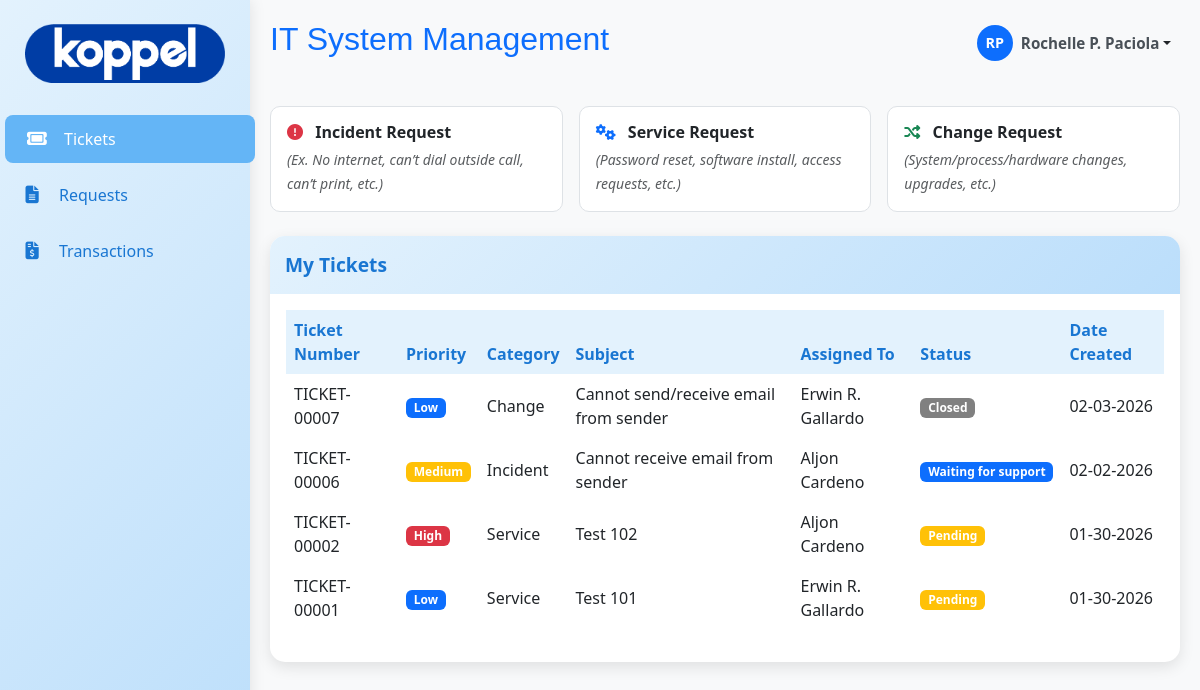
Page /user/ticket/tickets.php (signed in) on the earlier database version.
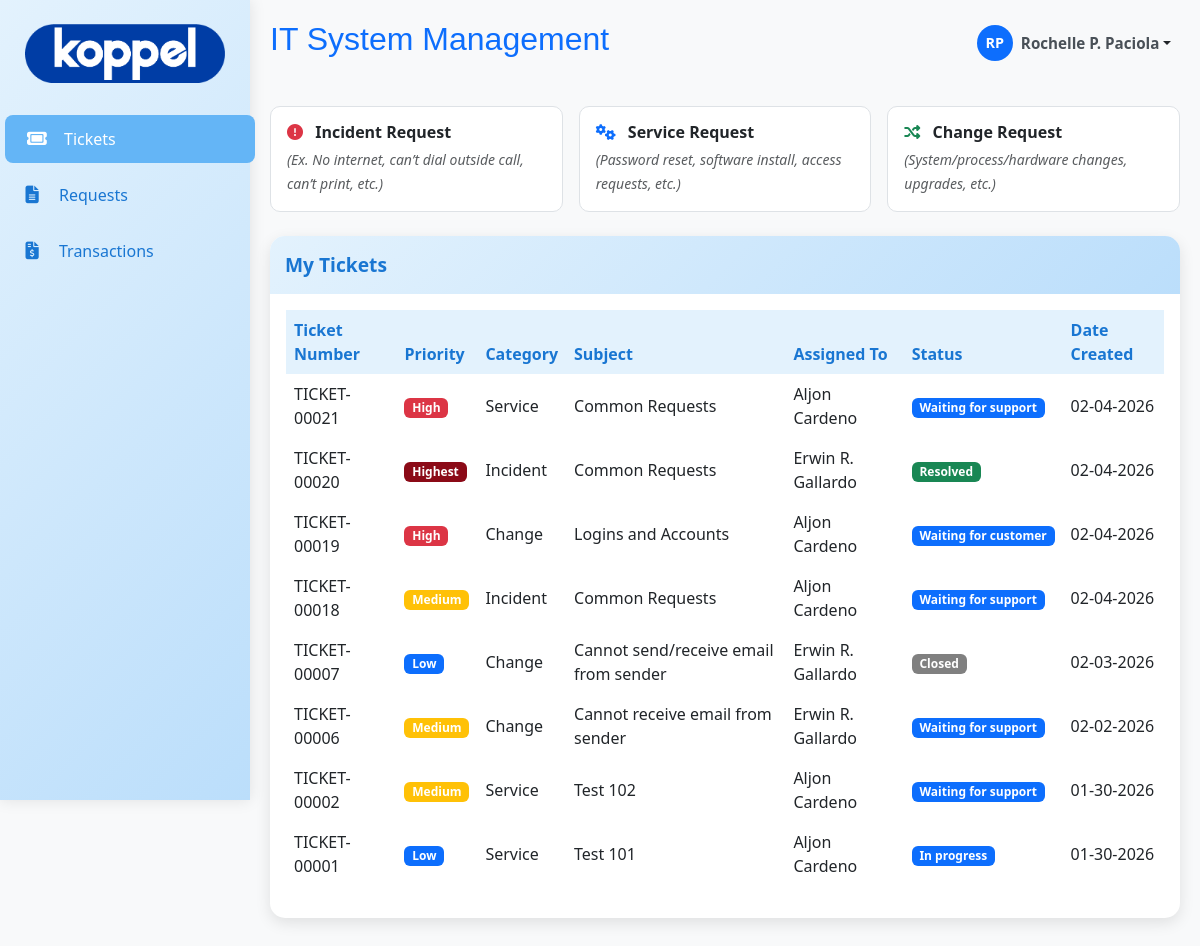
Same page on the later database version.
### tables this page shows
CREATE TABLE `ticket_tb` (
  `ticket_id` int(11) NOT NULL,
  `ticket_number` varchar(20) DEFAULT NULL,
  `user_id` int(11) DEFAULT NULL,
  `fullname` varchar(100) DEFAULT NULL,
  `email` varchar(100) DEFAULT NULL,
  `company` varchar(100) DEFAULT NULL,
  `department` varchar(100) DEFAULT NULL,
  `priority` varchar(50) NOT NULL,
  `urgency` varchar(50) NOT NULL,
  `impact` varchar(70) NOT NULL,
  `ticket_category` varchar(20) DEFAULT NULL,
  `subject` varchar(255) DEFAULT NULL,
  `subject_details` varchar(200) DEFAULT NULL,
  `issue` text DEFAULT NULL,
  `status` varchar(20) DEFAULT 'open',
  `date_created` timestamp NOT NULL DEFAULT current_timestamp(),
  `assigned_to` int(11) NOT NULL
);

CREATE TABLE `user_tb` (
  `user_id` int(11) NOT NULL,
  `emp_id` varchar(50) NOT NULL,
  `fullname` varchar(150) NOT NULL,
  `position` varchar(100) NOT NULL,
  `email` varchar(150) DEFAULT NULL,
  `department` varchar(100) DEFAULT NULL,
  `company` varchar(50) NOT NULL,
  `area` varchar(150) NOT NULL,
  `user_type` varchar(30) NOT NULL,
  `date_hired` timestamp NOT NULL DEFAULT current_timestamp() ON UPDATE current_timestamp(),
  `date_resigned` varchar(100) DEFAULT NULL,
  `created_at` timestamp NOT NULL DEFAULT current_timestamp(),
  `password` varchar(255) DEFAULT NULL,
  `is_active` tinyint(1) NOT NULL DEFAULT 1
);

### user/ticket/tickets.php (the view, shortened to what this page needs)
<?php
include '../db/db.php';
$user_id = $_SESSION['user_id'];
$sql = "
SELECT
    t.*,
    u.fullname AS assigned_admin
FROM ticket_tb t
LEFT JOIN user_tb u
    ON t.assigned_to = u.user_id
    AND u.user_type = 'admin'
WHERE t.user_id = ?
ORDER BY t.ticket_id DESC
";
$stmt = $conn->prepare($sql);
$stmt->bind_param("i", $user_id);
$stmt->execute();
$tickets = $stmt->get_result();
?>
<!DOCTYPE html>
<html lang="en">
<head>
<link rel="stylesheet" href="https://cdn.jsdelivr.net/npm/bootstrap@5.3.0/dist/css/bootstrap.min.css">
<link rel="stylesheet" href="https://cdnjs.cloudflare.com/ajax/libs/font-awesome/6.4.0/css/all.min.css">
<link href="../asset/css/main.css" rel="stylesheet">
<link href="../asset/css/menu.css" rel="stylesheet">
</head>
<body>
<div class="main-content d-flex" id="mainContent">
<div class="content flex-grow-1">
<div class="dashboard-header"><?php include '../header.php'; ?></div>
<div class="row g-3 my-4">
    <div class="col-md-4">
        <button class="btn w-100 p-3 text-start request-btn incident"
            onclick="location.href='add.php?type=incident'">
            <h6 class="mb-1 fw-bold">
                <i class="fas fa-exclamation-circle me-2"></i> Incident Request
            </h6>
            <small class="fst-italic text-muted">
                (Ex. No internet, can’t dial outside call, can’t print, etc.)
            </small>
        </button>
    </div>
    <div class="col-md-4">
        <button class="btn w-100 p-3 text-start request-btn service"
            onclick="location.href='add.php?type=service'">
            <h6 class="mb-1 fw-bold">
                <i class="fas fa-cogs me-2"></i> Service Request
            </h6>
            <small class="fst-italic text-muted">
                (Password reset, software install, access requests, etc.)
            </small>
        </button>
    </div>
    <div class="col-md-4">
        <button class="btn w-100 p-3 text-start request-btn change"
            onclick="location.href='add.php?type=change'">
            <h6 class="mb-1 fw-bold">
                <i class="fas fa-random me-2"></i> Change Request
            </h6>
            <small class="fst-italic text-muted">
                (System/process/hardware changes, upgrades, etc.)
            </small>
        </button>
    </div>
</div>
<div class="card mt-4">
<div class="card-header">
    My Tickets
</div>
<div class="card-body table-responsive">
<table class="table table-hover" id="ticketsTable">
<thead>
<tr>
    <th>Ticket Number</th>
    <th>Priority</th>
    <th>Category</th>
    <th>Subject</th>
    <th>Assigned To</th>
    <th>Status</th>
    <th>Date Created</th>
</tr>
</thead>
<tbody id="ticketsBody">
<?php if ($tickets->num_rows > 0): ?>
<?php while ($ticket = $tickets->fetch_assoc()): ?>
<tr class="ticket-row" data-ticket-id="<?= $ticket['ticket_id'] ?>">
    <td><?= htmlspecialchars($ticket['ticket_number']) ?></td>
    <td>
        <span class="badge badge-priority-<?= strtolower($ticket['priority'] ?? 'medium') ?>">
            <?= ucfirst($ticket['priority'] ?? 'Medium') ?>
        </span>
    </td>
    <td><?= ucfirst($ticket['ticket_category']) ?></td>
    <td><?= htmlspecialchars($ticket['subject']) ?></td>
    <td><?= htmlspecialchars($ticket['assigned_admin'] ?? 'Unassigned') ?></td>
    <td>
        <span class="badge badge-status-<?= strtolower(str_replace(' ', '-', $ticket['status'])) ?>">
            <?= ucfirst($ticket['status']) ?>
        </span>
    </td>
    <td><?= date('m-d-Y', strtotime($ticket['created_at'] ?? $ticket['date_created'])) ?></td>
</tr>
<?php endwhile; ?>
<?php else: ?>
<tr>
    <td colspan="7" class="text-center">No tickets created yet.</td>
</tr>
<?php endif; ?>
</tbody>
</table>
</div>
</div>
</div>
</div>
</body>
</html>

Differences in the rows shown:
added ticket_tb: ticket_number "TICKET-00021", priority "High", ticket_category "Service", subject "Common Requests", user_tb.fullname "Aljon Cardeno", status "Waiting for support", date_created "02-04-2026"
added ticket_tb: ticket_number "TICKET-00020", priority "Highest", ticket_category "Incident", subject "Common Requests", user_tb.fullname "Erwin R. Gallardo", status "Resolved", date_created "02-04-2026"
added ticket_tb: ticket_number "TICKET-00019", priority "High", ticket_category "Change", subject "Logins and Accounts", user_tb.fullname "Aljon Cardeno", status "Waiting for customer", date_created "02-04-2026"
added ticket_tb: ticket_number "TICKET-00018", priority "Medium", ticket_category "Incident", subject "Common Requests", user_tb.fullname "Aljon Cardeno", status "Waiting for support", date_created "02-04-2026"
changed ticket_tb "TICKET-00006": ticket_category "Incident" → "Change"; user_tb.fullname "Aljon Cardeno" → "Erwin R. Gallardo"
changed ticket_tb "TICKET-00002": priority "High" → "Medium"; status "Pending" → "Waiting for support"
changed ticket_tb "TICKET-00001": user_tb.fullname "Erwin R. Gallardo" → "Aljon Cardeno"; status "Pending" → "In progress"
